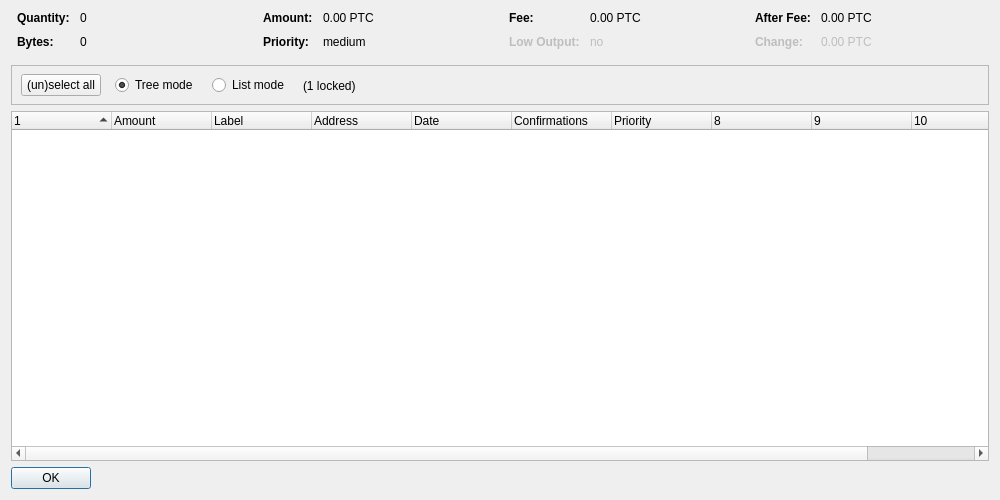
<?xml version="1.0" encoding="UTF-8"?>
<ui version="4.0">
 <class>CoinControlDialog</class>
 <widget class="QDialog" name="CoinControlDialog">
  <property name="geometry">
   <rect>
    <x>0</x>
    <y>0</y>
    <width>1000</width>
    <height>500</height>
   </rect>
  </property>
  <property name="windowTitle">
   <string>Coin Control Address Selection</string>
  </property>
  <layout class="QVBoxLayout" name="verticalLayout">
   <item>
    <layout class="QHBoxLayout" name="horizontalLayoutTop" stretch="0,0,0,0">
     <property name="topMargin">
      <number>0</number>
     </property>
     <property name="bottomMargin">
      <number>10</number>
     </property>
     <item>
      <layout class="QFormLayout" name="formLayoutCoinControl1">
       <property name="horizontalSpacing">
        <number>10</number>
       </property>
       <property name="verticalSpacing">
        <number>10</number>
       </property>
       <property name="leftMargin">
        <number>6</number>
       </property>
       <property name="rightMargin">
        <number>6</number>
       </property>
       <item row="0" column="0">
        <widget class="QLabel" name="labelCoinControlQuantityText">
         <property name="font">
          <font>
           <weight>75</weight>
           <bold>true</bold>
          </font>
         </property>
         <property name="text">
          <string>Quantity:</string>
         </property>
        </widget>
       </item>
       <item row="0" column="1">
        <widget class="QLabel" name="labelCoinControlQuantity">
         <property name="cursor">
          <cursorShape>IBeamCursor</cursorShape>
         </property>
         <property name="contextMenuPolicy">
          <enum>Qt::ActionsContextMenu</enum>
         </property>
         <property name="text">
          <string notr="true">0</string>
         </property>
         <property name="textInteractionFlags">
          <set>Qt::LinksAccessibleByMouse|Qt::TextSelectableByKeyboard|Qt::TextSelectableByMouse</set>
         </property>
        </widget>
       </item>
       <item row="1" column="0">
        <widget class="QLabel" name="labelCoinControlBytesText">
         <property name="font">
          <font>
           <weight>75</weight>
           <bold>true</bold>
          </font>
         </property>
         <property name="text">
          <string>Bytes:</string>
         </property>
        </widget>
       </item>
       <item row="1" column="1">
        <widget class="QLabel" name="labelCoinControlBytes">
         <property name="cursor">
          <cursorShape>IBeamCursor</cursorShape>
         </property>
         <property name="contextMenuPolicy">
          <enum>Qt::ActionsContextMenu</enum>
         </property>
         <property name="text">
          <string notr="true">0</string>
         </property>
         <property name="textInteractionFlags">
          <set>Qt::LinksAccessibleByMouse|Qt::TextSelectableByKeyboard|Qt::TextSelectableByMouse</set>
         </property>
        </widget>
       </item>
      </layout>
     </item>
     <item>
      <layout class="QFormLayout" name="formLayoutCoinControl2">
       <property name="horizontalSpacing">
        <number>10</number>
       </property>
       <property name="verticalSpacing">
        <number>10</number>
       </property>
       <property name="leftMargin">
        <number>6</number>
       </property>
       <property name="rightMargin">
        <number>6</number>
       </property>
       <item row="0" column="0">
        <widget class="QLabel" name="labelCoinControlAmountText">
         <property name="font">
          <font>
           <weight>75</weight>
           <bold>true</bold>
          </font>
         </property>
         <property name="text">
          <string>Amount:</string>
         </property>
        </widget>
       </item>
       <item row="0" column="1">
        <widget class="QLabel" name="labelCoinControlAmount">
         <property name="cursor">
          <cursorShape>IBeamCursor</cursorShape>
         </property>
         <property name="contextMenuPolicy">
          <enum>Qt::ActionsContextMenu</enum>
         </property>
         <property name="text">
          <string notr="true">0.00 PTC</string>
         </property>
         <property name="textInteractionFlags">
          <set>Qt::LinksAccessibleByMouse|Qt::TextSelectableByKeyboard|Qt::TextSelectableByMouse</set>
         </property>
        </widget>
       </item>
       <item row="1" column="0">
        <widget class="QLabel" name="labelCoinControlPriorityText">
         <property name="font">
          <font>
           <weight>75</weight>
           <bold>true</bold>
          </font>
         </property>
         <property name="text">
          <string>Priority:</string>
         </property>
        </widget>
       </item>
       <item row="1" column="1">
        <widget class="QLabel" name="labelCoinControlPriority">
         <property name="cursor">
          <cursorShape>IBeamCursor</cursorShape>
         </property>
         <property name="contextMenuPolicy">
          <enum>Qt::ActionsContextMenu</enum>
         </property>
         <property name="text">
          <string notr="true">medium</string>
         </property>
         <property name="textInteractionFlags">
          <set>Qt::LinksAccessibleByMouse|Qt::TextSelectableByKeyboard|Qt::TextSelectableByMouse</set>
         </property>
        </widget>
       </item>
      </layout>
     </item>
     <item>
      <layout class="QFormLayout" name="formLayoutCoinControl3">
       <property name="horizontalSpacing">
        <number>10</number>
       </property>
       <property name="verticalSpacing">
        <number>10</number>
       </property>
       <property name="leftMargin">
        <number>6</number>
       </property>
       <property name="rightMargin">
        <number>6</number>
       </property>
       <item row="0" column="0">
        <widget class="QLabel" name="labelCoinControlFeeText">
         <property name="font">
          <font>
           <weight>75</weight>
           <bold>true</bold>
          </font>
         </property>
         <property name="text">
          <string>Fee:</string>
         </property>
        </widget>
       </item>
       <item row="0" column="1">
        <widget class="QLabel" name="labelCoinControlFee">
         <property name="cursor">
          <cursorShape>IBeamCursor</cursorShape>
         </property>
         <property name="contextMenuPolicy">
          <enum>Qt::ActionsContextMenu</enum>
         </property>
         <property name="text">
          <string notr="true">0.00 PTC</string>
         </property>
         <property name="textInteractionFlags">
          <set>Qt::LinksAccessibleByMouse|Qt::TextSelectableByKeyboard|Qt::TextSelectableByMouse</set>
         </property>
        </widget>
       </item>
       <item row="1" column="0">
        <widget class="QLabel" name="labelCoinControlLowOutputText">
         <property name="enabled">
          <bool>false</bool>
         </property>
         <property name="font">
          <font>
           <weight>75</weight>
           <bold>true</bold>
          </font>
         </property>
         <property name="text">
          <string>Low Output:</string>
         </property>
        </widget>
       </item>
       <item row="1" column="1">
        <widget class="QLabel" name="labelCoinControlLowOutput">
         <property name="enabled">
          <bool>false</bool>
         </property>
         <property name="cursor">
          <cursorShape>IBeamCursor</cursorShape>
         </property>
         <property name="contextMenuPolicy">
          <enum>Qt::ActionsContextMenu</enum>
         </property>
         <property name="text">
          <string notr="true">no</string>
         </property>
         <property name="textInteractionFlags">
          <set>Qt::LinksAccessibleByMouse|Qt::TextSelectableByKeyboard|Qt::TextSelectableByMouse</set>
         </property>
        </widget>
       </item>
      </layout>
     </item>
     <item>
      <layout class="QFormLayout" name="formLayoutCoinControl4">
       <property name="horizontalSpacing">
        <number>10</number>
       </property>
       <property name="verticalSpacing">
        <number>10</number>
       </property>
       <property name="leftMargin">
        <number>6</number>
       </property>
       <property name="rightMargin">
        <number>6</number>
       </property>
       <item row="0" column="0">
        <widget class="QLabel" name="labelCoinControlAfterFeeText">
         <property name="font">
          <font>
           <weight>75</weight>
           <bold>true</bold>
          </font>
         </property>
         <property name="text">
          <string>After Fee:</string>
         </property>
        </widget>
       </item>
       <item row="0" column="1">
        <widget class="QLabel" name="labelCoinControlAfterFee">
         <property name="cursor">
          <cursorShape>IBeamCursor</cursorShape>
         </property>
         <property name="contextMenuPolicy">
          <enum>Qt::ActionsContextMenu</enum>
         </property>
         <property name="text">
          <string notr="true">0.00 PTC</string>
         </property>
         <property name="textInteractionFlags">
          <set>Qt::LinksAccessibleByMouse|Qt::TextSelectableByKeyboard|Qt::TextSelectableByMouse</set>
         </property>
        </widget>
       </item>
       <item row="1" column="0">
        <widget class="QLabel" name="labelCoinControlChangeText">
         <property name="enabled">
          <bool>false</bool>
         </property>
         <property name="font">
          <font>
           <weight>75</weight>
           <bold>true</bold>
          </font>
         </property>
         <property name="text">
          <string>Change:</string>
         </property>
        </widget>
       </item>
       <item row="1" column="1">
        <widget class="QLabel" name="labelCoinControlChange">
         <property name="enabled">
          <bool>false</bool>
         </property>
         <property name="cursor">
          <cursorShape>IBeamCursor</cursorShape>
         </property>
         <property name="contextMenuPolicy">
          <enum>Qt::ActionsContextMenu</enum>
         </property>
         <property name="text">
          <string notr="true">0.00 PTC</string>
         </property>
         <property name="textInteractionFlags">
          <set>Qt::LinksAccessibleByMouse|Qt::TextSelectableByKeyboard|Qt::TextSelectableByMouse</set>
         </property>
        </widget>
       </item>
      </layout>
     </item>
    </layout>
   </item>
   <item>
    <widget class="QFrame" name="frame">
     <property name="minimumSize">
      <size>
       <width>0</width>
       <height>40</height>
      </size>
     </property>
     <property name="frameShape">
      <enum>QFrame::StyledPanel</enum>
     </property>
     <property name="frameShadow">
      <enum>QFrame::Sunken</enum>
     </property>
     <widget class="QWidget" name="horizontalLayoutWidget">
      <property name="geometry">
       <rect>
        <x>10</x>
        <y>0</y>
        <width>781</width>
        <height>41</height>
       </rect>
      </property>
      <layout class="QHBoxLayout" name="horizontalLayoutPanel" stretch="0,0,0,0,0">
       <property name="spacing">
        <number>14</number>
       </property>
       <item>
        <widget class="QPushButton" name="pushButtonSelectAll">
         <property name="sizePolicy">
          <sizepolicy hsizetype="Maximum" vsizetype="Fixed">
           <horstretch>0</horstretch>
           <verstretch>0</verstretch>
          </sizepolicy>
         </property>
         <property name="text">
          <string>(un)select all</string>
         </property>
        </widget>
       </item>
       <item>
        <widget class="QRadioButton" name="radioTreeMode">
         <property name="sizePolicy">
          <sizepolicy hsizetype="Maximum" vsizetype="Fixed">
           <horstretch>0</horstretch>
           <verstretch>0</verstretch>
          </sizepolicy>
         </property>
         <property name="text">
          <string>Tree mode</string>
         </property>
         <property name="checked">
          <bool>true</bool>
         </property>
        </widget>
       </item>
       <item>
        <widget class="QRadioButton" name="radioListMode">
         <property name="sizePolicy">
          <sizepolicy hsizetype="Maximum" vsizetype="Fixed">
           <horstretch>0</horstretch>
           <verstretch>0</verstretch>
          </sizepolicy>
         </property>
         <property name="text">
          <string>List mode</string>
         </property>
        </widget>
       </item>
       <item>
        <widget class="QLabel" name="labelLocked">
         <property name="text">
          <string notr="true">(1 locked)</string>
         </property>
        </widget>
       </item>
       <item>
        <spacer name="horizontalSpacer">
         <property name="orientation">
          <enum>Qt::Horizontal</enum>
         </property>
         <property name="sizeHint" stdset="0">
          <size>
           <width>40</width>
           <height>20</height>
          </size>
         </property>
        </spacer>
       </item>
      </layout>
     </widget>
    </widget>
   </item>
   <item>
    <widget class="CoinControlTreeWidget" name="treeWidget">
     <property name="contextMenuPolicy">
      <enum>Qt::CustomContextMenu</enum>
     </property>
     <property name="sortingEnabled">
      <bool>false</bool>
     </property>
     <property name="columnCount">
      <number>11</number>
     </property>
     <attribute name="headerShowSortIndicator" stdset="0">
      <bool>true</bool>
     </attribute>
     <attribute name="headerStretchLastSection">
      <bool>false</bool>
     </attribute>
     <column>
      <property name="text">
       <string/>
      </property>
     </column>
     <column>
      <property name="text">
       <string>Amount</string>
      </property>
     </column>
     <column>
      <property name="text">
       <string notr="true">Label</string>
      </property>
     </column>
     <column>
      <property name="text">
       <string>Address</string>
      </property>
     </column>
     <column>
      <property name="text">
       <string>Date</string>
      </property>
     </column>
     <column>
      <property name="text">
       <string>Confirmations</string>
      </property>
      <property name="toolTip">
       <string>Confirmed</string>
      </property>
     </column>
     <column>
      <property name="text">
       <string>Priority</string>
      </property>
     </column>
     <column>
      <property name="text">
       <string/>
      </property>
     </column>
     <column>
      <property name="text">
       <string/>
      </property>
     </column>
     <column>
      <property name="text">
       <string/>
      </property>
     </column>
     <column>
      <property name="text">
       <string/>
      </property>
     </column>
    </widget>
   </item>
   <item>
    <widget class="QDialogButtonBox" name="buttonBox">
     <property name="sizePolicy">
      <sizepolicy hsizetype="Maximum" vsizetype="Fixed">
       <horstretch>0</horstretch>
       <verstretch>0</verstretch>
      </sizepolicy>
     </property>
     <property name="orientation">
      <enum>Qt::Horizontal</enum>
     </property>
     <property name="standardButtons">
      <set>QDialogButtonBox::Ok</set>
     </property>
    </widget>
   </item>
  </layout>
 </widget>
 <customwidgets>
  <customwidget>
   <class>CoinControlTreeWidget</class>
   <extends>QTreeWidget</extends>
   <header>coincontroltreewidget.h</header>
  </customwidget>
 </customwidgets>
 <resources/>
 <connections/>
</ui>
